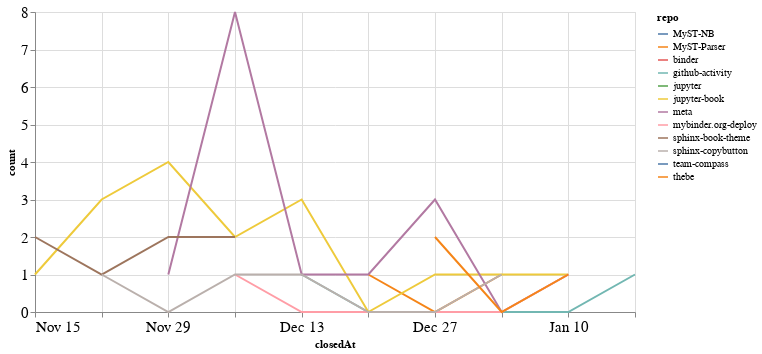

Notebook cell for this chart:
### Code cell
closed_by_time = closed_by.groupby('repo').resample('W', on='closedAt').count()['author'].reset_index()
closed_by_time = closed_by_time.rename(columns={'author': 'count'})

alt.Chart(closed_by_time, width=600).mark_line().encode(
    x='closedAt',
    y='count',
    color='repo',
    tooltip="repo"
)

### Figure 1 — Vega-Lite specification as saved in the notebook (floating-point values rounded to 4 significant figures)
{"config": {"axisLeft": {"labelFontSize": 15}, "axisBottom": {"labelFontSize": 15}}, "data": {"name": "data-9f88f28439dd561329fa79ce2331d560"}, "mark": "line", "encoding": {"color": {"type": "nominal", "field": "repo"}, "tooltip": {"type": "nominal", "field": "repo"}, "x": {"type": "temporal", "field": "closedAt"}, "y": {"type": "quantitative", "field": "count"}}, "width": 600, "$schema": "https://vega.github.io/schema/vega-lite/v4.8.1.json", "datasets": {"data-9f88f28439dd561329fa79ce2331d560": [{"repo": "MyST-NB", "closedAt": "2020-11-22T00:00:00", "count": 3}, {"repo": "MyST-Parser", "closedAt": "2020-12-20T00:00:00", "count": 1}, {"repo": "MyST-Parser", "closedAt": "2020-12-27T00:00:00", "count": 0}, {"repo": "MyST-Parser", "closedAt": "2021-01-03T00:00:00", "count": 1}, {"repo": "binder", "closedAt": "2020-11-22T00:00:00", "count": 1}, {"repo": "github-activity", "closedAt": "2020-12-13T00:00:00", "count": 1}, {"repo": "github-activity", "closedAt": "2020-12-20T00:00:00", "count": 0}, {"repo": "github-activity", "closedAt": "2020-12-27T00:00:00", "count": 0}, {"repo": "github-activity", "closedAt": "2021-01-03T00:00:00", "count": 0}, {"repo": "github-activity", "closedAt": "2021-01-10T00:00:00", "count": 0}, {"repo": "github-activity", "closedAt": "2021-01-17T00:00:00", "count": 1}, {"repo": "jupyter", "closedAt": "2020-12-20T00:00:00", "count": 1}, {"repo": "jupyter-book", "closedAt": "2020-11-15T00:00:00", "count": 1}, {"repo": "jupyter-book", "closedAt": "2020-11-22T00:00:00", "count": 3}, {"repo": "jupyter-book", "closedAt": "2020-11-29T00:00:00", "count": 4}, {"repo": "jupyter-book", "closedAt": "2020-12-06T00:00:00", "count": 2}, {"repo": "jupyter-book", "closedAt": "2020-12-13T00:00:00", "count": 3}, {"repo": "jupyter-book", "closedAt": "2020-12-20T00:00:00", "count": 0}, {"repo": "jupyter-book", "closedAt": "2020-12-27T00:00:00", "count": 1}, {"repo": "jupyter-book", "closedAt": "2021-01-03T00:00:00", "count": 1}, {"repo": "jupyter-book", "closedAt": "2021-01-10T00:00:00", "count": 1}, {"repo": "meta", "closedAt": "2020-11-29T00:00:00", "count": 1}, {"repo": "meta", "closedAt": "2020-12-06T00:00:00", "count": 8}, {"repo": "meta", "closedAt": "2020-12-13T00:00:00", "count": 1}, {"repo": "meta", "closedAt": "2020-12-20T00:00:00", "count": 1}, {"repo": "meta", "closedAt": "2020-12-27T00:00:00", "count": 3}, {"repo": "meta", "closedAt": "2021-01-03T00:00:00", "count": 0}, {"repo": "meta", "closedAt": "2021-01-10T00:00:00", "count": 1}, {"repo": "mybinder.org-deploy", "closedAt": "2020-12-06T00:00:00", "count": 1}, {"repo": "mybinder.org-deploy", "closedAt": "2020-12-13T00:00:00", "count": 0}, {"repo": "mybinder.org-deploy", "closedAt": "2020-12-20T00:00:00", "count": 0}, {"repo": "mybinder.org-deploy", "closedAt": "2020-12-27T00:00:00", "count": 0}, {"repo": "mybinder.org-deploy", "closedAt": "2021-01-03T00:00:00", "count": 0}, {"repo": "mybinder.org-deploy", "closedAt": "2021-01-10T00:00:00", "count": 1}, {"repo": "sphinx-book-theme", "closedAt": "2020-11-15T00:00:00", "count": 2}, {"repo": "sphinx-book-theme", "closedAt": "2020-11-22T00:00:00", "count": 1}, {"repo": "sphinx-book-theme", "closedAt": "2020-11-29T00:00:00", "count": 2}, {"repo": "sphinx-book-theme", "closedAt": "2020-12-06T00:00:00", "count": 2}, {"repo": "sphinx-copybutton", "closedAt": "2020-11-22T00:00:00", "count": 1}, {"repo": "sphinx-copybutton", "closedAt": "2020-11-29T00:00:00", "count": 0}, {"repo": "sphinx-copybutton", "closedAt": "2020-12-06T00:00:00", "count": 1}, {"repo": "sphinx-copybutton", "closedAt": "2020-12-13T00:00:00", "count": 1}, {"repo": "sphinx-copybutton", "closedAt": "2020-12-20T00:00:00", "count": 0}, {"repo": "sphinx-copybutton", "closedAt": "2020-12-27T00:00:00", "count": 0}, {"repo": "sphinx-copybutton", "closedAt": "2021-01-03T00:00:00", "count": 1}, {"repo": "team-compass", "closedAt": "2020-12-20T00:00:00", "count": 1}, {"repo": "thebe", "closedAt": "2020-12-27T00:00:00", "count": 2}, {"repo": "thebe", "closedAt": "2021-01-03T00:00:00", "count": 0}, {"repo": "thebe", "closedAt": "2021-01-10T00:00:00", "count": 1}]}}
